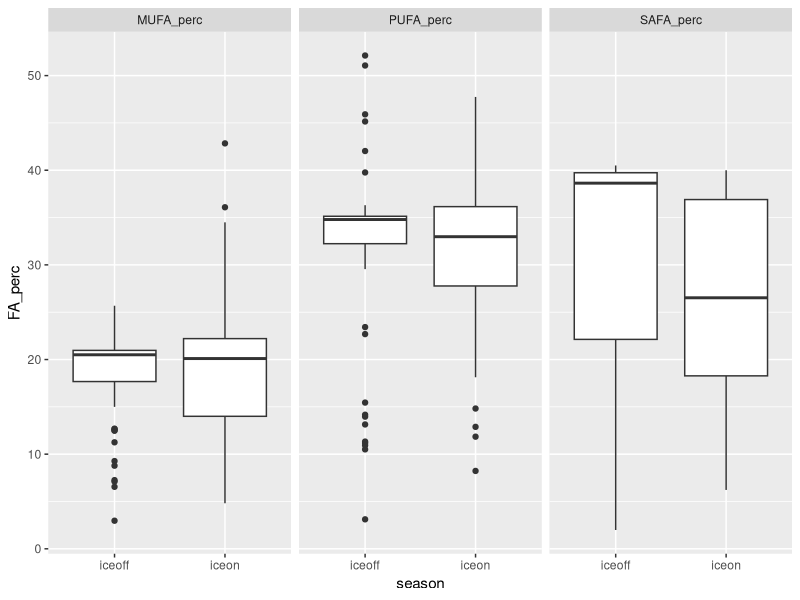
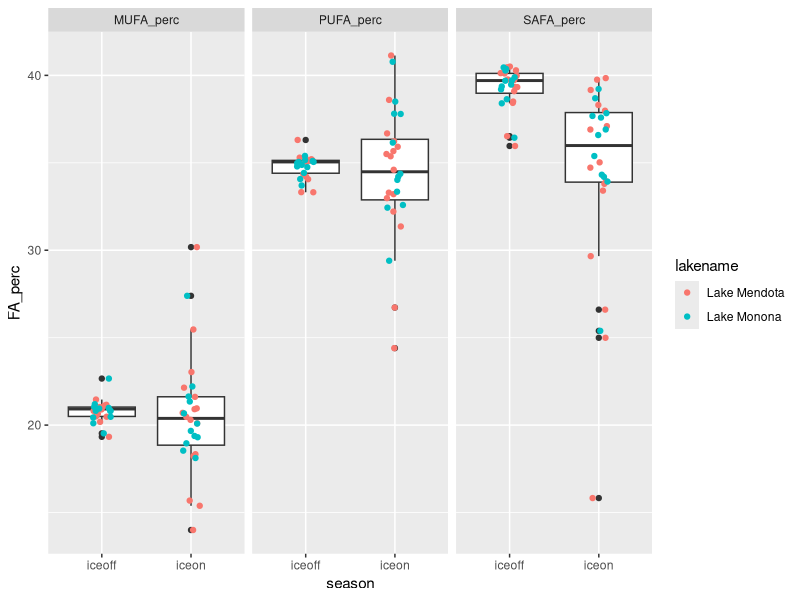
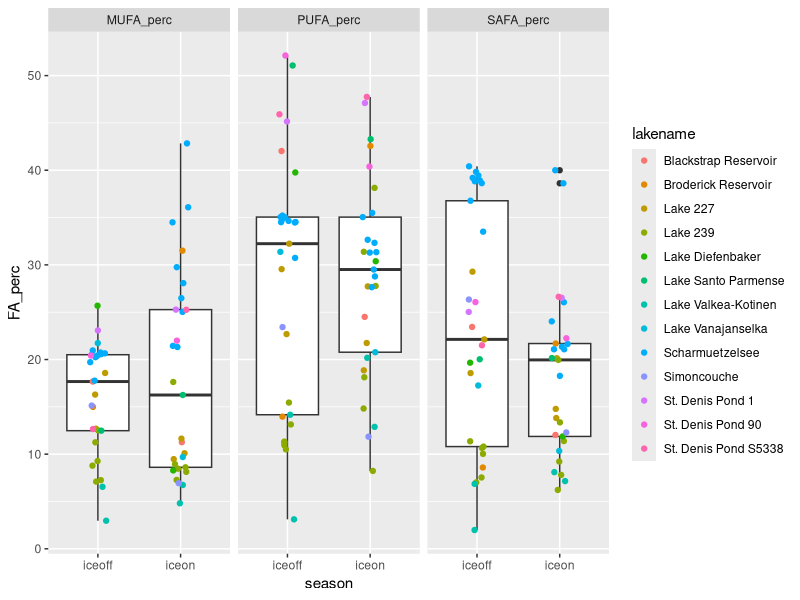
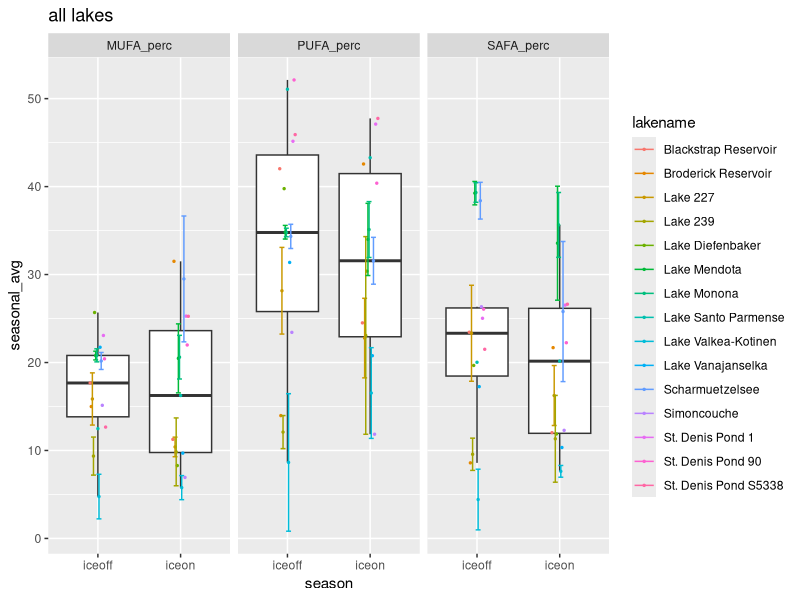
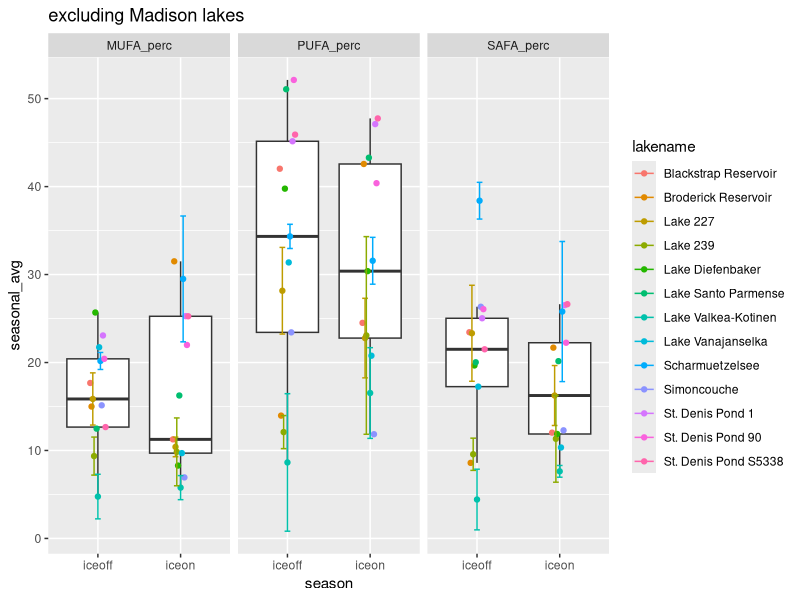
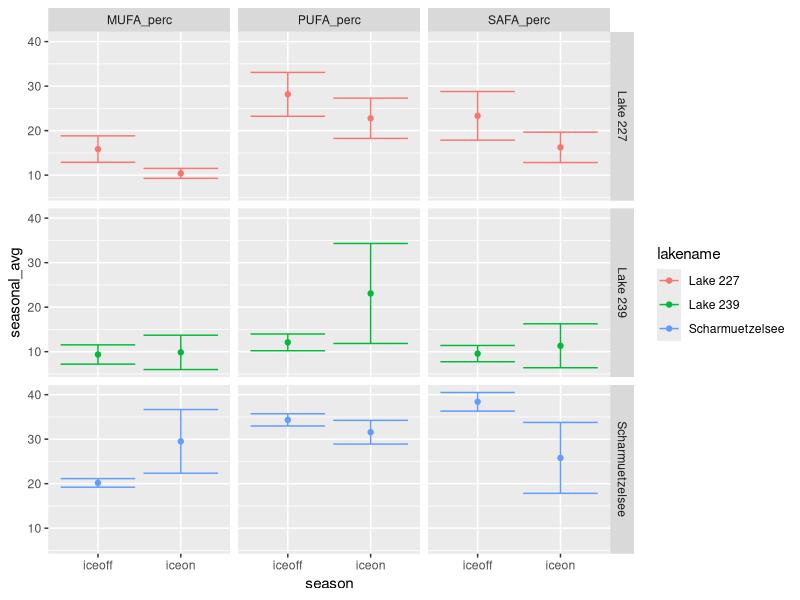
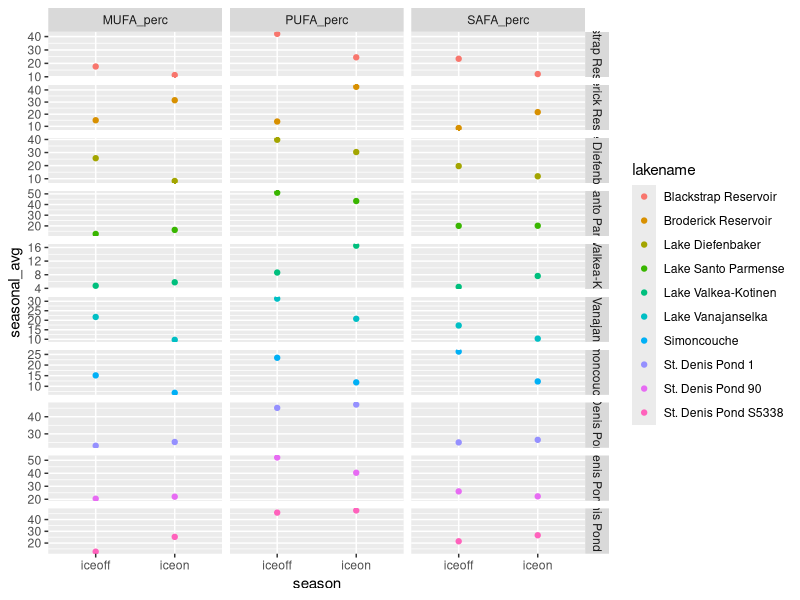

These figures' R source, in order:
# Script to look at fatty acids profile under ice vs summer stratification
# uses Hampton et al. ecology under lake ice dataset (ecology letters)
# and Galloway et al PLoS one paper fatty acid dataset

#libraries
library(dplyr)
library(reshape2)
library(tidyr)
library(ggplot2)

#===========================================================================
# ----> read in ecology under lake ice dataset and FA dataset
#===========================================================================

euli_orig <- read.csv("../Data/under_ice_data.csv", stringsAsFactors = FALSE)

fa_orig <- read.csv("../Data/PLoS_supp/S1_Dataset.csv", stringsAsFactors = FALSE)

#===========================================================================
# ----> wrangle ice phyto data
#===========================================================================

euli <- euli_orig %>% 
  #keep only columns of potential interest
  select(year, season, researcher, lakename, stationname, poolstation, lakeregloc, lakecountry,
         startday, startmonth, startyear, endday, endmonth, endyear,
         iceduration, fadata, avesecchidepth, avechla, 
         phytomethod, avephytomass, avephytocount,
         propchloro, propcrypto, propcyano, propdiatom, propdiatom, propotherphyto) %>% 
  #only interested when *not* all NA for phyto props
  filter(!(is.na(propchloro) & is.na(propcrypto) & is.na(propcyano) & 
           is.na(propdiatom) & is.na(propdiatom) & is.na(propotherphyto)))

#some lakes have multiple stations within lake
euli %>% 
  group_by(lakename) %>% 
  summarize(n = n_distinct(stationname)) %>% 
  filter(n > 1) %>% 
  as.data.frame()
#               lakename n
# 1 Blackstrap Reservoir 2
# 2     Lake Diefenbaker 3

euli %>% 
  group_by(lakename) %>% 
  summarize(n = n_distinct(poolstation)) %>% 
  as.data.frame() %>% 
  filter(n > 1)

#1:1 match lakename:poolstation
# filter(euli, lakename %in% c("Blackstrap Reservoir", "Lake Diefenbaker")) %>% select(lakename, stationname, poolstation)

#aggregate to lake/poolstation
euli_lakes_phytos <- euli %>% 
  #start by looking just at pytos, can circle back to incorporate snow/ice/secchi etc.
  select(year, season, lakename, poolstation, 
         propchloro, propcrypto, propcyano, propdiatom, propotherphyto) %>% 
  #group and aggregate
  group_by(lakename, poolstation, year, season) %>% 
  summarize(prop_chloro = mean(propchloro, na.rm = TRUE),
            prop_crypto = mean(propcrypto, na.rm = TRUE),
            prop_cyano = mean(propcyano, na.rm = TRUE),
            prop_diatom = mean(propdiatom, na.rm = TRUE),
            prop_other = mean(propotherphyto, na.rm = TRUE)) %>% 
  ungroup() %>% 
  as.data.frame()
  
summary(euli_lakes_phytos) #40 NA in crypto
str(euli_lakes_phytos) #205

#going to start by using only lakes with *NO NAs* for phytos
euli_phytos_complete <- euli_lakes_phytos %>% 
  filter(!(is.na(prop_chloro) | is.na(prop_crypto) | is.na(prop_cyano) | 
             is.na(prop_diatom) | is.na(prop_other)))
#158 obvs - only "complete" phyto profiles

#24 lakes in total
unique(euli_phytos_complete$lakename) 

#what's the temporal coverage?
#only want ones with matching iceon/iceoff
euli_phytos_complete %>% 
  group_by(lakename) %>% 
  summarize(seasons = n_distinct(season)) %>% 
  as.data.frame() %>% 
  arrange(seasons)

#identity lakes with both seasons per year
multi_seasons <- euli_phytos_complete %>% 
  group_by(lakename, year) %>% 
  summarize(seasons = n_distinct(season)) %>% 
  as.data.frame() %>% 
  arrange(seasons) %>% 
  filter(seasons > 1) %>% 
  mutate(lakeyear = paste(lakename, year, sep = "_"))

#keep only those lake/year/seasons
euli_phytos_complete_matching <- euli_phytos_complete %>% 
  mutate(lakeyear = paste(lakename, year, sep = "_")) %>% 
  filter(lakeyear %in% multi_seasons$lakeyear)

#make sure 1:1 match (i.e., iceon/iceoff in single year for lake - no missing pairs singles)
# euli_phytos_complete_matching %>% 
#   group_by(lakename, year) %>% 
#   summarize(n = n_distinct(season)) %>% 
#   filter(n != 2)
#correct

# filter(euli_phytos_complete, lakename == "Saanajarvi")
# filter(euli, lakename == "Saanajarvi")
#yep...being true to the data, we ignore Saanajarvi
#I think it's actually a goof in the euli data, 
#but moving forward without it...

#check out remaining
str(euli_phytos_complete_matching)
str(unique(euli_phytos_complete_matching$lakename)) 
#15 lakes

#temporal coverage
lake_years <- euli_phytos_complete_matching %>% 
  group_by(lakename) %>% 
  summarize(yrs = n_distinct(year)) %>% 
  arrange(yrs) %>% 
  as.data.frame()
#                lakename yrs
# 1  Blackstrap Reservoir   1
# 2   Broderick Reservoir   1
# 3      Lake Diefenbaker   1
# 4   Lake Santo Parmense   1
# 5     Lake Vanajanselka   1
# 6           Simoncouche   1
# 7      St. Denis Pond 1   1
# 8     St. Denis Pond 90   1
# 9  St. Denis Pond S5338   1
# 10  Lake Valkea-Kotinen   2
# 11             Lake 227   3
# 12             Lake 239   6
# 13      Scharmuetzelsee   9
# 14          Lake Monona  12
# 15         Lake Mendota  16

#may be interested in lakes with >= 3 years down the road
lake_years_3more <- filter(lake_years, yrs >= 3)

#make long to be equivalent to FA data
phytos_long <- euli_phytos_complete_matching %>% 
  select(-poolstation, -lakeyear) %>% 
  melt(id.vars = c("lakename", "year", "season")) %>% 
  rename(phyto_group = variable, prop = value)

#remove prop from group name
phytos_long$phyto_group <- gsub("prop_", "", phytos_long$phyto_group)

unique(phytos_long$phyto_group)
# "chloro"     "crypto"     "cyano"      "diatom"     "otherphyto"


#===========================================================================
# ----> wrangle FA data
#===========================================================================

fa <- fa_orig %>% 
  #only fresh water
  filter(Salinity == 0) %>% 
  #only proportional data
  filter(Data == "prop") %>% 
  #for now, don't care about experimental info
  select(Group, Class, Order, Genus, species,
         sumSAFA, sumMUFA, sumPUFA,
         c18.2w6, c18.3w6, c18.3w3,
         c18.4w3, c18.5w3, 
         c20.4w6, c20.5w3, c22.6w3)

unique(fa$Group)
# "Cyanobacteria" "Chlorophyta"   "Ochrophyta"    "Cryptophyta"   "Dinophyta"     "Euglenozoa"    "Rhodophyta"  

#crosswalk to match euli to FA
fa_equiv <- fa %>% 
  #crypto, chloro, cyano are direct matches
  mutate(fa_group = ifelse(Group == "Cryptophyta", "crypto", NA),
         fa_group = ifelse(Group == "Chlorophyta", "chloro", fa_group),
         fa_group = ifelse(Group == "Cyanobacteria", "cyano", fa_group),
         #diatoms are everything in these 3 classes in FA data
         fa_group = ifelse(Class %in% c("Bacillariophyceae", "Fragilariophyceae", "Coscinodiscophyceae"),
                           "diatom", fa_group),
         #other phyto = average of all else in FA data
         fa_group = ifelse(is.na(fa_group), "otherphyto", fa_group))

# fa_equiv %>% 
#   select(Group, fa_group) %>% 
#   unique()
# 
# fa_equiv %>% 
#   select(Group, Class, fa_group) %>% 
#   unique()


#===========================================================================
# ----> aggregate FA data
#===========================================================================

#aggregate to level of fa_group (average)

fa_group_avgs <- fa_equiv %>% 
  group_by(fa_group) %>% 
  summarize(grp_avg_sumSAFA = mean(sumSAFA, na.rm = TRUE),
            grp_avg_sumMUFA = mean(sumMUFA, na.rm = TRUE),
            grp_avg_sumPUFA = mean(sumPUFA, na.rm = TRUE),
            grp_avg_c18.2w6 = mean(c18.2w6, na.rm = TRUE),
            grp_avg_c18.3w6 = mean(c18.3w6, na.rm = TRUE),
            grp_avg_c18.3w3 = mean(c18.3w3, na.rm = TRUE),
            grp_avg_c18.4w3 = mean(c18.4w3, na.rm = TRUE),
            grp_avg_c18.5w3 = mean(c18.5w3, na.rm = TRUE),
            grp_avg_c20.4w6 = mean(c20.4w6, na.rm = TRUE),
            grp_avg_c20.5w3 = mean(c20.5w3, na.rm = TRUE),
            grp_avg_c22.6w3 = mean(c22.6w3, na.rm = TRUE)) %>% 
  as.data.frame()

fa_group_avgs

#===========================================================================
# ----> combine EULI and FA datasets
#===========================================================================

head(phytos_long) #lake, year, season, group, prop
head(fa_group_avgs) #group, FAs

#combine euli and FA - have group, proportion, and FA data
full_dat <- merge(phytos_long, fa_group_avgs, 
                  by.x = "phyto_group", by.y = "fa_group", 
                  all.x = TRUE)

# From LTER FA script:
# What we want is "what are the average proportions of SAFA, MUFA, PUFA 
# present in the community, irrespective of total biomass?" 
# (i.e. we know there is higher biomass in summer - the Circus Circus buffet)
# SH: pretty sure that what we want then is:(biomass_dry_weight * sumSAFA)/total dry weight
# This is already a proportion (biomass/total) so can do prop * FA

#weight data accordingly
full_dat_weighted <- full_dat %>% 
  #prop phyto (already biomass/total biomass) * prop FA
  mutate(sumSAFA_prop = grp_avg_sumSAFA * prop,
         sumMUFA_prop = grp_avg_sumMUFA * prop, 
         sumPUFA_prop = grp_avg_sumPUFA * prop,
         prop_c18.2w6 = grp_avg_c18.2w6 * prop,
         prop_c18.3w6 = grp_avg_c18.3w6 * prop,
         prop_c18.3w3 = grp_avg_c18.3w3 * prop,
         prop_c18.4w3 = grp_avg_c18.4w3 * prop,
         prop_c18.5w3 = grp_avg_c18.5w3 * prop,
         prop_c20.4w6 = grp_avg_c20.4w6 * prop,
         prop_c20.5w3 = grp_avg_c20.5w3 * prop,
         prop_c22.6w3 = grp_avg_c22.6w3 * prop) %>% 
  #keep only columns of interest
  #for now, only SAFA, MUFA, PUFA
  select(lakename, year, season, phyto_group, 
         sumSAFA_prop, sumMUFA_prop, sumPUFA_prop,
         prop_c18.2w6,prop_c18.3w6,  prop_c18.3w3,
         prop_c18.4w3, prop_c18.5w3,
         prop_c20.4w6, prop_c20.5w3, 
         prop_c22.6w3)

#sum within lake/time point (get community-level FA)
full_dat_weighted_comm <- full_dat_weighted %>% 
  group_by(lakename, year, season) %>% 
  #sum across phyto groups
  summarize(MUFA_perc = sum(sumMUFA_prop, na.rm = TRUE),
            PUFA_perc = sum(sumPUFA_prop, na.rm = TRUE),
            SAFA_perc = sum(sumSAFA_prop, na.rm = TRUE),
            perc_c18.2w6 = sum(prop_c18.2w6, na.rm = TRUE),
            perc_c18.3w6 = sum(prop_c18.3w6, na.rm = TRUE),
            perc_c18.3w3 = sum(prop_c18.3w3, na.rm = TRUE),
            perc_c18.4w3 = sum(prop_c18.4w3, na.rm = TRUE),
            perc_c18.5w3 = sum(prop_c18.5w3, na.rm = TRUE),
            perc_c20.4w6 = sum(prop_c20.4w6, na.rm = TRUE),
            perc_c20.5w3 = sum(prop_c20.5w3, na.rm = TRUE),
            perc_c22.6w3 = sum(prop_c22.6w3, na.rm = TRUE)) %>% 
  as.data.frame()

#this format matches LTER_FA_20180217 
#(detailed look at lakes ME/MO)

head(full_dat_weighted_comm)

#make a verion with one point per lake/season (aggregate across years)
#include standard deviation as measure of variance, as well as count
full_dat_weighted_comm_agg <- full_dat_weighted_comm %>% 
  group_by(lakename, season) %>% 
  #using __ so can separate later
  summarize(n_years = n_distinct(year),
            seasonal_avg__MUFA_perc = mean(MUFA_perc, na.rm = TRUE),
            sd__MUFA_perc = sd(MUFA_perc, na.rm = TRUE),
            seasonal_avg__PUFA_perc = mean(PUFA_perc, na.rm = TRUE),
            sd__PUFA_perc = sd(PUFA_perc, na.rm = TRUE),
            seasonal_avg__SAFA_perc = mean(SAFA_perc, na.rm = TRUE),
            sd__SAFA_perc = sd(SAFA_perc, na.rm = TRUE),
            
            seasonal_avg__c18.2w6 = mean(perc_c18.2w6, na.rm = TRUE),
            seasonal_avg__c18.3w6 = mean(perc_c18.3w6, na.rm = TRUE),
            seasonal_avg__c18.3w3 = mean(perc_c18.3w3, na.rm = TRUE),
            seasonal_avg__c18.4w3 = mean(perc_c18.4w3, na.rm = TRUE),
            seasonal_avg__c18.5w3 = mean(perc_c18.5w3, na.rm = TRUE),
            seasonal_avg__c20.4w6 = mean(perc_c20.4w6, na.rm = TRUE),
            seasonal_avg__c20.5w3 = mean(perc_c20.5w3, na.rm = TRUE),
            seasonal_avg__c22.6w3 = mean(perc_c22.6w3, na.rm = TRUE),
            
            sd__c18.2w6 = sd(perc_c18.2w6, na.rm = TRUE),
            sd__c18.3w6 = sd(perc_c18.3w6, na.rm = TRUE),
            sd__c18.3w3 = sd(perc_c18.3w3, na.rm = TRUE),
            sd__c18.4w3 = sd(perc_c18.4w3, na.rm = TRUE),
            sd__c18.5w3 = sd(perc_c18.5w3, na.rm = TRUE),
            sd__c20.4w6 = sd(perc_c20.4w6, na.rm = TRUE),
            sd__c20.5w3 = sd(perc_c20.5w3, na.rm = TRUE),
            sd__c22.6w3 = sd(perc_c22.6w3, na.rm = TRUE)) %>% 
  as.data.frame()

#===========================================================================
# ----> look at ALL lakes/years/seasons (MUFA/PUFA/SAFA)
#===========================================================================

#make long for plotting
dat_long_full_points <- full_dat_weighted_comm %>% 
  melt(id.vars = c("lakename", "year", "season")) %>% 
  rename(FA_type = variable, FA_perc = value)

# ----> plot for all lakes
ggplot(filter(dat_long_full_points, FA_type %in% c("MUFA_perc", "PUFA_perc", "SAFA_perc")),
              aes(season, FA_perc)) +
  geom_boxplot() +
  #geom_jitter(aes(color = lakename), width = 0.1, size = 1) +
  facet_wrap(~FA_type)

#what do anovas say for all lakes?
mufa1 <- aov(FA_perc ~ season, dat = filter(dat_long_full_points, FA_type == "MUFA_perc"))
summary(mufa1) #p=0.417

pufa1 <- aov(FA_perc ~ season, dat = filter(dat_long_full_points, FA_type == "PUFA_perc"))
summary(pufa1) #p=0.962

safa1 <- aov(FA_perc ~ season, dat = filter(dat_long_full_points, FA_type == "SAFA_perc"))
summary(safa1) #p=0.0255 *
#SAFA signif higher in summer


# ----> check just ME/MO 
ggplot(filter(dat_long_full_points, lakename %in% c("Lake Mendota", "Lake Monona") &
                FA_type %in% c("MUFA_perc", "PUFA_perc", "SAFA_perc")), 
       aes(season, FA_perc)) +
  geom_boxplot() +
  geom_jitter(aes(color = lakename), width = 0.1) +
  facet_wrap(~FA_type)
#SAFA more extreme


# ----> removing ME/MO
ggplot(filter(dat_long_full_points, !(lakename %in% c("Lake Mendota", "Lake Monona")) &
                FA_type %in% c("MUFA_perc", "PUFA_perc", "SAFA_perc")), 
       aes(season, FA_perc)) +
  geom_boxplot() +
  geom_jitter(aes(color = lakename), width = 0.1) +
  facet_wrap(~FA_type)
#pretty wide spread

#what do anovas say when remove ME/MO?
mufa2 <- aov(FA_perc ~ season, dat = filter(dat_long_full_points, FA_type == "MUFA_perc" &
                                              !(lakename %in% c("Lake Mendota", "Lake Monona"))))
summary(mufa2) #p=0.324

pufa2 <- aov(FA_perc ~ season, dat = filter(dat_long_full_points, FA_type == "PUFA_perc" &
                                              !(lakename %in% c("Lake Mendota", "Lake Monona"))))
summary(pufa2) #p=0.962

safa2 <- aov(FA_perc ~ season, dat = filter(dat_long_full_points, FA_type == "SAFA_perc" &
                                              !(lakename %in% c("Lake Mendota", "Lake Monona"))))
summary(safa2) #p=0.0859
#none signif


#===========================================================================
# ----> look at lakes aggregated to seasons across years (MUFA/PUFA/SAFA)
#===========================================================================

#make long
dat_long_seasonal_points <- full_dat_weighted_comm_agg %>% 
  #make long
  melt(id.vars = c("lakename", "season", "n_years")) %>% 
  #split variable column name
  separate(variable, into = c("agg_type", "FA_type"), sep = "__") %>% 
  #make wide so have column for avg and sd
  dcast(lakename + season + n_years + FA_type ~ agg_type, value.var = "value")
  
# ----> plot for all lakes
ggplot(filter(dat_long_seasonal_points, FA_type %in% c("MUFA_perc", "PUFA_perc", "SAFA_perc")),
              aes(season, seasonal_avg)) +
  #ignore outlier sofr boxplots only
  geom_boxplot(outlier.shape = NA) +
  geom_point(aes(group = lakename, color = lakename), position = position_dodge(width = 0.2), size = 0.5) +
  geom_errorbar(aes(x = season, ymin = seasonal_avg - sd, ymax = seasonal_avg + sd,
                    color = lakename, 
                    group = lakename),
                position = position_dodge(width = 0.2)) +
  # geom_pointrange(aes(x = season, y = seasonal_avg, 
  #                     ymin = seasonal_avg - sd, ymax = seasonal_avg + sd)) +
  facet_wrap(~FA_type) +
  ggtitle("all lakes")

#anova for all lakes, aggregate to one point per lake/season across years
mufa3 <- aov(seasonal_avg ~ season, dat = filter(dat_long_seasonal_points, FA_type == "MUFA_perc"))
summary(mufa3) #p=0.949

pufa3 <- aov(seasonal_avg ~ season, dat = filter(dat_long_seasonal_points, FA_type == "PUFA_perc"))
summary(pufa3) #p=0.709

safa3 <- aov(seasonal_avg ~ season, dat = filter(dat_long_seasonal_points, FA_type == "SAFA_perc"))
summary(safa3) #p=0.374
#none signif

# ----> ignore mendota/monona
ggplot(filter(dat_long_seasonal_points, 
              FA_type %in% c("MUFA_perc", "PUFA_perc", "SAFA_perc") &
                !(lakename %in% c("Lake Mendota", "Lake Monona"))), 
              aes(season, seasonal_avg)) +
  geom_boxplot(outlier.shape = NA) +
  geom_point(aes(color = lakename, group = lakename), position = position_dodge(width = 0.2)) +
  geom_errorbar(aes(x = season, ymin = seasonal_avg - sd, ymax = seasonal_avg + sd,
                    color = lakename, group = lakename),
                position = position_dodge(width = 0.2)) +
  facet_wrap(~FA_type) +
  ggtitle("excluding Madison lakes")

mufa4 <- aov(seasonal_avg ~ season, dat = filter(dat_long_seasonal_points, FA_type == "MUFA_perc" & 
                                              !(lakename %in% c("Lake Mendota", "Lake Monona"))))
summary(mufa4) #p=0.959

pufa4 <- aov(seasonal_avg ~ season, dat = filter(dat_long_seasonal_points, FA_type == "PUFA_perc" &
                                              !(lakename %in% c("Lake Mendota", "Lake Monona"))))
summary(pufa4) #p=0.716

safa4 <- aov(seasonal_avg ~ season, dat = filter(dat_long_seasonal_points, FA_type == "SAFA_perc" &
                                              !(lakename %in% c("Lake Mendota", "Lake Monona"))))
summary(safa4) #p=0.346
#none signif


# ----> lakes with >3 years matching
ggplot(filter(dat_long_seasonal_points, 
              FA_type %in% c("MUFA_perc", "PUFA_perc", "SAFA_perc") &
              lakename %in% lake_years_3more$lakename & 
                !(lakename %in% c("Lake Mendota", "Lake Monona"))), 
       aes(season, seasonal_avg)) +
  geom_point(aes(color = lakename, group = lakename), position = position_dodge(width = 0.2)) +
  geom_errorbar(aes(x = season, ymin = seasonal_avg - sd, ymax = seasonal_avg + sd,
                    color = lakename, group = lakename),
                position = position_dodge(width = 0.2)) +
  facet_grid(lakename~FA_type)
#not seeing really consistent trends


# ----> just the <3 years lakes
ggplot(filter(dat_long_seasonal_points, 
              FA_type %in% c("MUFA_perc", "PUFA_perc", "SAFA_perc") &
                !(lakename %in% lake_years_3more$lakename) & 
                !(lakename %in% c("Lake Mendota", "Lake Monona"))), 
       aes(season, seasonal_avg)) +
  geom_point(aes(color = lakename, group = lakename), position = position_dodge(width = 0.2)) +
  facet_grid(lakename~FA_type, scales = "free")

#not seeing consistent trends

#===========================================================================
# ----> lakes aggregated to seasons across years (C omegas)
#===========================================================================

head(full_dat_weighted_comm_agg)
summary(dat_long_seasonal_points)


#per AG: look at ratio of omega 6 to omega 3 PUFAs
#per MM: look at long chain C PUFAs:SAFA ratio
#(AG defines long chain as 20+ C, so here 20 and 22 Cs)

#unique(dat_long_seasonal_points$FA_type)
# "c18.2w6"   "c18.3w3"   "c18.3w6"   "c18.4w3"   "c18.5w3"   "c20.4w6"   "c20.5w3"   "c22.6w3" 


# tag PUFAs as short or long chain, omega 3 or omega 6
dat_long_seasonal_C <- dat_long_seasonal_points %>% 
  #if c20 or c22, identify as long chain - default is NA
  #if c18, short chain
  mutate(c_chain = ifelse(grepl("c20*", FA_type)==TRUE | grepl("c22*", FA_type)==TRUE, 
                             "long", NA),
         c_chain = ifelse(grepl("c18*", FA_type)==TRUE, "short", c_chain)) %>% 
  #identify whether omega 3 or omega 6
  mutate(omega_num = ifelse(grepl("*w3", FA_type)==TRUE, "omega_three", NA),
         omega_num = ifelse(grepl("*w6", FA_type)==TRUE, "omega_six", omega_num))

# dat_long_seasonal_C %>% select(FA_type, c_chain) %>% unique() %>% arrange(c_chain)
# dat_long_seasonal_C %>% select(FA_type, omega_num) %>% unique() %>% arrange(omega_num)

#recall: everything in seasonal_avg is a percentage
#so can sum up percentage of C omega types within PUFA
#(should double check that sum c omegas !> sum PUFA)

dat_long_seasonal_C <- dat_long_seasonal_C %>% 
  group_by(lakename, season, omega_num) %>% 
  mutate(total_omega = sum(seasonal_avg, na.rm = TRUE)) %>% 
  ungroup() %>% 
  group_by(lakename, season, c_chain) %>% 
  mutate(total_chain = sum(seasonal_avg, na.rm = TRUE)) %>% 
  ungroup() %>% 
  as.data.frame()

summary(dat_long_seasonal_C)
#total omega and total chain never go over 100%, good
#these are % of PUFA (which is itself a percent, so a percent of a percent)
